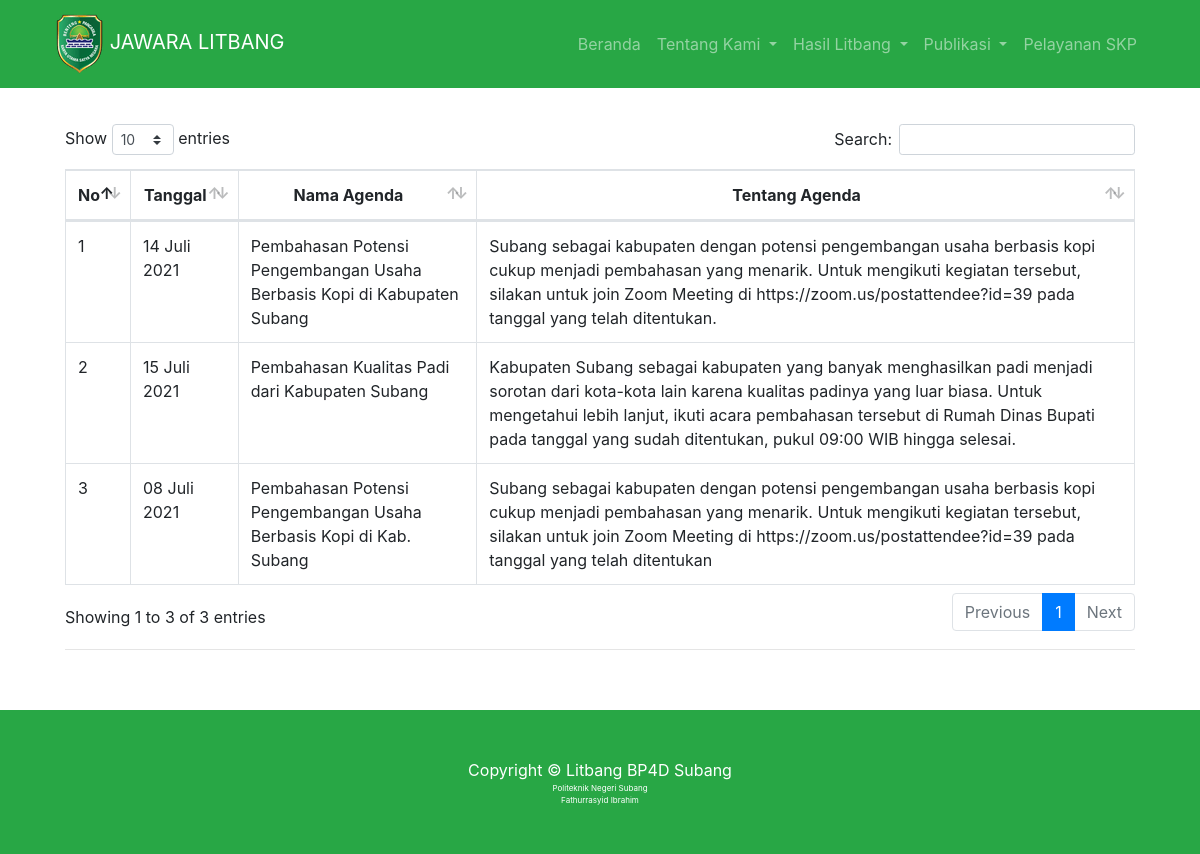
The app's page /index.php/dashboard/agendaKegiatan with its own data.
### tables this page shows
CREATE TABLE `agendakegiatan` (
  `id_agenda` int(11) NOT NULL,
  `namakegiatan` varchar(100) NOT NULL,
  `keterangankegiatan` text NOT NULL,
  `tanggalkegiatan` date NOT NULL
);

### application/controllers/Dashboard.php (called while the page is built, shortened)
<?php
class Dashboard extends CI_Controller
{
  public function agendaKegiatan()
  {
    $data['agenda'] = $this->db->get('agendakegiatan')->result_array();
		$this->load->view('templates/guest/e-litbang/navbar');
		$this->load->view('guest/srponline/agendaKegiatan', $data);
		$this->load->view('templates/guest/e-litbang/footer');
  }
}
?>

### index.php (called while the page is built, shortened)
<?php
require_once BASEPATH.'core/CodeIgniter.php';

### application/views/guest/srponline/agendaKegiatan.php (the view)
<div class="container mt-5">
  <div class="card-body">
    <div class="table-responsive">
      <table class="table table-bordered" id="dataTable" width="100%" cellspacing="0">
        <thead>
          <tr>
            <th class="not_mapped_style" style="text-align: center;">No</th>
            <th class="not_mapped_style" style="text-align: center;">Tanggal</th>
            <th class="not_mapped_style" style="text-align: center;">Nama Agenda</th>
            <th class="not_mapped_style" style="text-align: center;">Tentang Agenda</th>
          </tr>
        </thead>
        <tbody>
          <?php
            function tgl_indo($tanggal){
              $bulan = array (
                1 =>   'Januari',
                'Februari',
                'Maret',
                'April',
                'Mei',
                'Juni',
                'Juli',
                'Agustus',
                'September',
                'Oktober',
                'November',
                'Desember'
              );
              $pecahkan = explode('-', $tanggal);
              return $pecahkan[2] . ' ' . $bulan[ (int)$pecahkan[1] ] . ' ' . $pecahkan[0];
            }
            $no = 1;
            foreach ($agenda as $key) { ?>
              <tr>
                <td><?= $no++; ?></td>
                <td><?= tgl_indo($key ['tanggalkegiatan']) ?></td>
                <td><?php echo $key ['namakegiatan'] ?></td>
                <td><?php echo $key ['keterangankegiatan'] ?></td>
              </tr>
          <?php } ?>
        </tbody>
      </table>
      <hr>
      <br>
    </div>
  </div>
</div>

### assets/litbang/css/modern-business.css (style rules this page uses)
body { padding-top: 56px; }

### records on screen
agendakegiatan: tanggalkegiatan "14 Juli 2021", namakegiatan "Pembahasan Potensi Pengembangan Usaha Berbasis Kopi di Kabupaten Subang", keterangankegiatan "Subang sebagai kabupaten dengan potensi pengembangan usaha berbasis kopi cukup menjadi pembahasan yang menarik. Untuk mengikuti kegiatan tersebut, silakan untuk join Zoom Meeting di https://zoom.us/postattendee?id=39 pada tanggal yang telah ditentukan."
agendakegiatan: tanggalkegiatan "15 Juli 2021", namakegiatan "Pembahasan Kualitas Padi dari Kabupaten Subang", keterangankegiatan "Kabupaten Subang sebagai kabupaten yang banyak menghasilkan padi menjadi sorotan dari kota-kota lain karena kualitas padinya yang luar biasa. Untuk mengetahui lebih lanjut, ikuti acara pembahasan tersebut di Rumah Dinas Bupati pada tanggal yang sudah ditentukan, pukul 09:00 WIB hingga selesai."
agendakegiatan: tanggalkegiatan "08 Juli 2021", namakegiatan "Pembahasan Potensi Pengembangan Usaha Berbasis Kopi di Kab. Subang", keterangankegiatan "Subang sebagai kabupaten dengan potensi pengembangan usaha berbasis kopi cukup menjadi pembahasan yang menarik. Untuk mengikuti kegiatan tersebut, silakan untuk join Zoom Meeting di https://zoom.us/postattendee?id=39 pada tanggal yang telah ditentukan"
